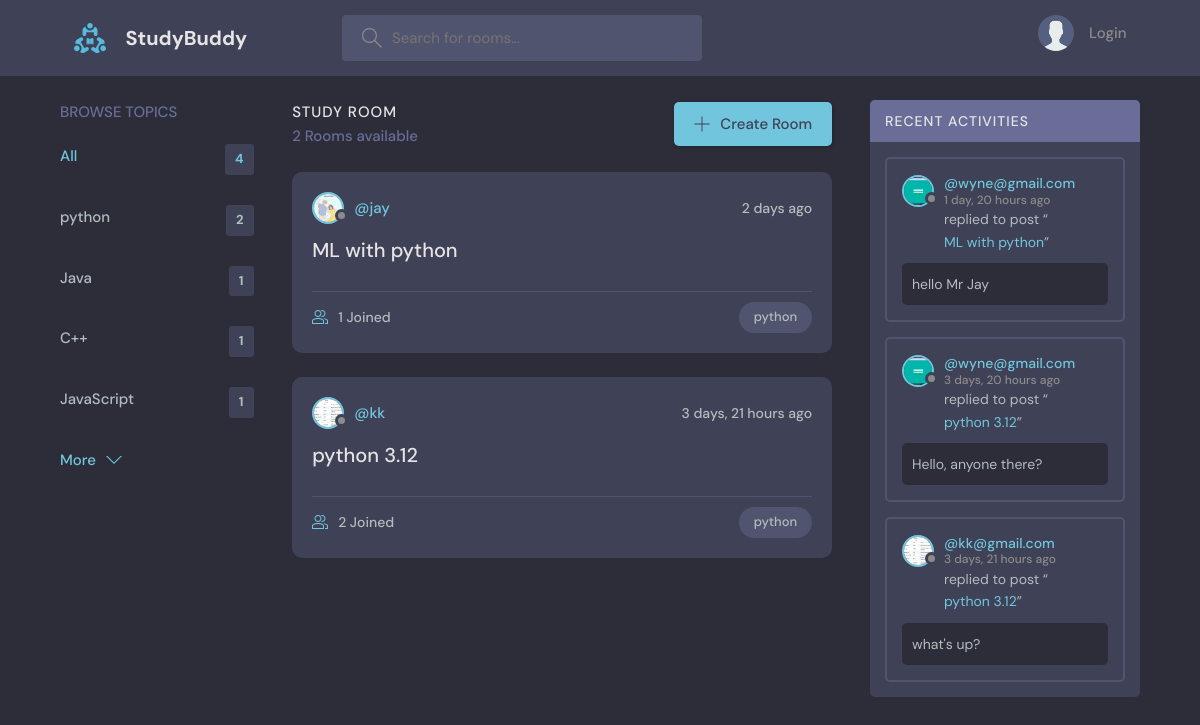
The page /?q=python on the database its author committed.
### base/models.py (models this page shows, shortened)
class Topic(models.Model):
    name = models.CharField(max_length=200)

class Room(models.Model):
    host = models.ForeignKey(User, on_delete=models.SET_NULL, null=True)
    topic = models.ForeignKey(Topic, on_delete=models.SET_NULL, null=True)
    name = models.CharField(max_length=200)
    description = models.TextField(null=True, blank=True)  # null for db | blank for Textview
    participants = models.ManyToManyField(User, related_name='participants', blank=True)
    updated = models.DateTimeField(auto_now=True)  # whenever update
    created = models.DateTimeField(auto_now_add=True)  # just for first created
    class Meta:
        ordering = ['-updated', '-created']
    def __str__(self):
        return self.name

class User(AbstractUser):
    name = models.CharField(max_length=200, null=True)
    email = models.EmailField(unique=True, null=True)
    bio = models.TextField(null=True)
    avatar = models.ImageField(null=True, default="avatar.svg")
    USERNAME_FIELD = 'email'
    REQUIRED_FIELDS = []

class Message(models.Model):
    user = models.ForeignKey(User, on_delete=models.CASCADE)  # one to many coz of user can have many msgs
    room = models.ForeignKey(Room, on_delete=models.CASCADE)  # when room is deleted, all children will be deleted
    body = models.TextField()
    updated = models.DateTimeField(auto_now=True)  # whenever update
    created = models.DateTimeField(auto_now_add=True)  # just for first created
    class Meta:
        ordering = ['-updated', '-created']

### base/views.py (the view)
# urls.py: path('', views.home, name='home'),
def home(request):
    q = request.GET.get('q') if request.GET.get('q') is not None else ''
    rooms = Room.objects.filter(
        Q(topic__name__icontains=q) |
        Q(name__icontains=q) |
        Q(description__icontains=q)
    )
    topics = Topic.objects.all()[0:5]
    room_count = rooms.count()
    room_messages = Message.objects.all().filter(Q(room__topic__name__icontains=q))  # for recent activity
    context = {'rooms': rooms, 'topics': topics, 'room_count': room_count, 'room_messages': room_messages}
    return render(request, "base/home.html", context)

### base/templates/base/home.html (shortened to what this page needs)
{% extends 'main.html' %}
{% block content %}
    <main class="layout layout--3">
      <div class="container">
        {% include 'base/components/topics_component.html' %}
        <div class="roomList">
          <div class="roomList__header">
            <div>
              <h2>Study Room</h2>
              <p>{{ room_count }} Rooms available</p>
            </div>
            <a class="btn btn--main" href="{% url 'create-room' %}">
              <svg version="1.1" xmlns="http://www.w3.org/2000/svg" width="32" height="32" viewBox="0 0 32 32">
                <title>add</title>
                <path
                  d="M16.943 0.943h-1.885v14.115h-14.115v1.885h14.115v14.115h1.885v-14.115h14.115v-1.885h-14.115v-14.115z"
                ></path>
              </svg>
              Create Room
            </a>
          </div>
          {% include 'base/components/feed_component.html' %}
        </div>
        {% include 'base/components/activity_component.html' %}
      </div>
    </main>
{% endblock  %}

### base/templates/base/components/topics_component.html
<div class="topics">
    <div class="topics__header">
        <h2>Browse Topics</h2>
    </div>
    <ul class="topics__list">
        <li>
            <a href="{% url 'home' %}" class="active">All <span>{{ topics.count }}</span></a>
        </li>
        {% for topic in topics %}
        <li>
            <a href="{% url 'home'%}?q={{ topic.name }}">{{ topic.name }} <span>{{ topic.room_set.all.count }}</span></a>
        </li>
        {% endfor %}
    </ul>
    <a class="btn btn--link" href="{% url 'mobile-topics' %}">
        More
        <svg version="1.1" xmlns="http://www.w3.org/2000/svg" width="32" height="32" viewBox="0 0 32 32">
            <title>chevron-down</title>
            <path d="M16 21l-13-13h-3l16 16 16-16h-3l-13 13z"></path>
        </svg>
    </a>
</div>

### base/templates/base/components/feed_component.html (shortened to what this page needs)
{% for room in rooms %}
    <div class="roomListRoom">
        <div class="roomListRoom__header">
            <a href="{% url 'user-profile' room.host.id %}" class="roomListRoom__author">
                <div class="avatar avatar--small">
                    <img src="{{ room.host.avatar.url }}" />
                </div>
                <span>@{{ room.host.username }}</span>
            </a>
            <div class="roomListRoom__actions">
                <span>{{ room.created|timesince }} ago</span>
            </div>
        </div>
        <div class="roomListRoom__content">
            <a href="{% url 'room' room.id %}">{{ room.name }}</a>
        </div>
        <div class="roomListRoom__meta">
            <a href="{% url 'room' room.id %}" class="roomListRoom__joined">
                {{ room.participants.all.count }} Joined
            </a>
            <p class="roomListRoom__topic">{{ room.topic.name }}</p>
        </div>
    </div>
{% endfor %}

### base/templates/base/components/activity_component.html (shortened to what this page needs)
<div class="activities">
    <div class="activities__header">
        <h2>Recent Activities</h2>
    </div>
    {% for message in room_messages %}
        <div class="activities__box">
            <div class="activities__boxHeader roomListRoom__header">
                <a href="{% url 'user-profile' message.user.id %}" class="roomListRoom__author">
                    <div class="avatar avatar--small">
                        <img src="{{ message.user.avatar.url }}" />
                    </div>
                    <p>
                        @{{ message.user }}
                        <span>{{ message.created|timesince }} ago</span>
                    </p>
                </a>
            </div>
            <div class="activities__boxContent">
                <p>replied to post “<a href="{% url 'room' message.room.id %}">{{ message.room }}</a>”</p>
                <div class="activities__boxRoomContent">
                    {{ message.body }}
                </div>
            </div>
        </div>
    {% endfor %}
</div>

### rows shown on the page
Topic: name "python", room_set.all.count "2"
Topic: name "Java", room_set.all.count "1"
Topic: name "C++", room_set.all.count "1"
Topic: name "JavaScript", room_set.all.count "1"
Room: host.avatar (picture), host.username "jay", created "2 days", name "ML with python", participants.all.count "1", topic.name "python"
Room: host.avatar (picture), host.username "kk", created "3 days, 21 hours", name "python 3.12", participants.all.count "2", topic.name "python"
Message: user.avatar (picture), user "wyne@gmail.com", created "1 day, 20 hours", room "ML with python", body "hello Mr Jay"
Message: user.avatar (picture), user "wyne@gmail.com", created "3 days, 20 hours", room "python 3.12", body "Hello, anyone there?"
Message: user.avatar (picture), user "kk@gmail.com", created "3 days, 21 hours", room "python 3.12", body "what's up?"

### other values the page prints
{{ topics.count }} "4"
{{ room_count }} "2"
